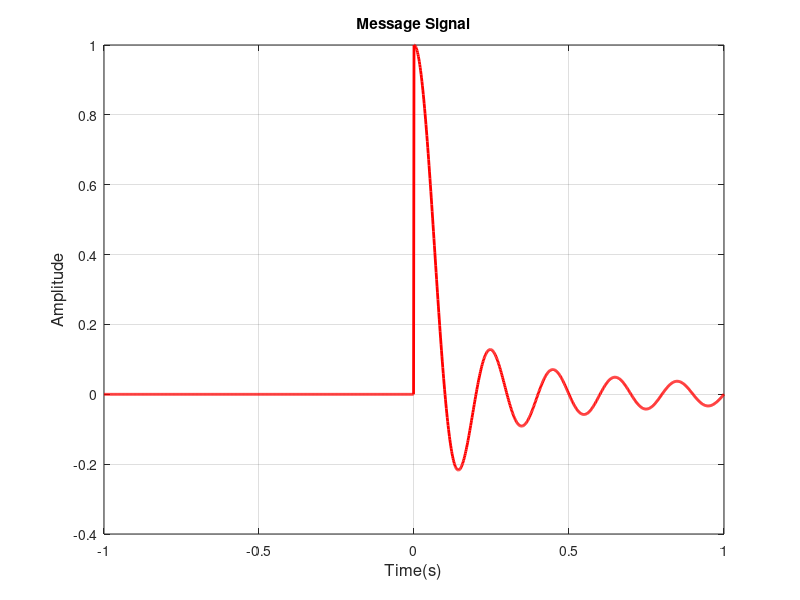

Write the MATLAB code that produced this figure. (Note: this script raises an error after producing the figure.)
clc;
clear all;
close all;
%% start simulation
t0 = 2; % signal duration
fs = 700; % sampling frequency
t = [-t0/2:1/fs:t0/2];
for i=1:length(t)
    if t(i)>=0
        x_m(i) = sinc(10*t(i));
    else
        x_m(i)=0;
    end
end
plot(t,x_m,'-r','LineWidth',2)
grid on
title('Message Signal')
xlabel('Time(s)','FontSize',12)
ylabel('Amplitude','FontSize',12)

%% USSB
fc = 110;
A_c = 1;
x_c = USSB_mod(x_m,A_c,fc,t);
figure
plot(t,x_c,'b','LineWidth',2)
xlabel('Time(s)','FontSize',12)
ylabel('Amplitude')
title('USSB Modulation')
grid on
axis tight

%% Fourier Transform
N_FFT = 2^nextpow2(length(x_c)); %FFT Sample points
x_c_f = fft(x_c,N_FFT);
x_c_f1 = [x_c,zeros(1,N_FFT-length(x_c))];
f = [0:fs:fs*(length(x_c_f1)-1)]-fs/2;
figure
plot(f,abs(fftshift(x_c_f)),'-b','LineWidth',2)
grid on
title('Spectrum of the Modulation signal (USSB) and fc = 110 Hz');
ylabel('X(f)','FontSize',12)
xlabel('Frequency (Hz)','FontSize',12)
axis tight

%% LSSB
x_c = LSSB_mod(x_m,A_c,fc,t);
figure
plot(t,x_c,'b','LineWidth',2)
xlabel('Time(s)','FontSize',12)
ylabel('Amplitude')
title('LSSB Modulation')
grid on
axis tight

%% Fourier Transform
N_FFT = 2^nextpow2(length(x_c)); %FFT Sample points
x_c_f = fft(x_c,N_FFT);
x_c_f1 = [x_c,zeros(1,N_FFT-length(x_c))];
f = [0:fs:fs*(length(x_c_f1)-1)]-fs/2;
figure
plot(f,abs(fftshift(x_c_f)),'-b','LineWidth',2)
grid on
title('Spectrum of the Modulation signal (LSSB) and fc = 110 Hz');
ylabel('X(f)','FontSize',12)
xlabel('Frequency (Hz)','FontSize',12)
axis tight


